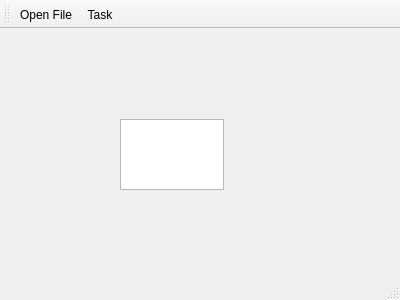
<?xml version="1.0" encoding="UTF-8"?>
<ui version="4.0">
 <class>MainWindow</class>
 <widget class="QMainWindow" name="MainWindow">
  <property name="geometry">
   <rect>
    <x>0</x>
    <y>0</y>
    <width>400</width>
    <height>300</height>
   </rect>
  </property>
  <property name="windowTitle">
   <string>MainWindow</string>
  </property>
  <widget class="QWidget" name="centralWidget">
   <widget class="QTextEdit" name="textEdit">
    <property name="geometry">
     <rect>
      <x>120</x>
      <y>90</y>
      <width>104</width>
      <height>71</height>
     </rect>
    </property>
   </widget>
  </widget>
  <widget class="QMenuBar" name="menuBar">
   <property name="geometry">
    <rect>
     <x>0</x>
     <y>0</y>
     <width>400</width>
     <height>21</height>
    </rect>
   </property>
  </widget>
  <widget class="QToolBar" name="mainToolBar">
   <attribute name="toolBarArea">
    <enum>TopToolBarArea</enum>
   </attribute>
   <attribute name="toolBarBreak">
    <bool>false</bool>
   </attribute>
   <addaction name="actionOpen_File"/>
   <addaction name="actionTask"/>
  </widget>
  <widget class="QStatusBar" name="statusBar"/>
  <action name="actionOpen_File">
   <property name="text">
    <string>Open File</string>
   </property>
  </action>
  <action name="actionTask">
   <property name="text">
    <string>Task</string>
   </property>
  </action>
 </widget>
 <layoutdefault spacing="6" margin="11"/>
 <resources/>
 <connections/>
</ui>
